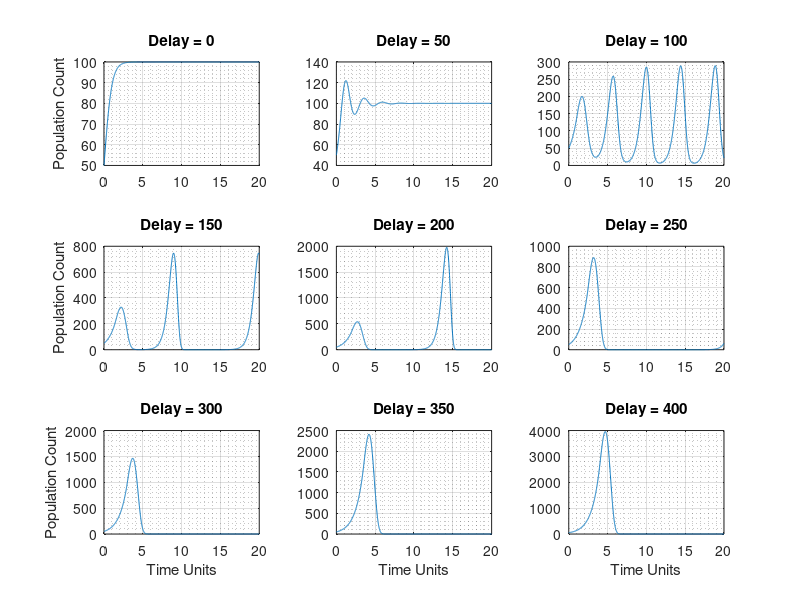
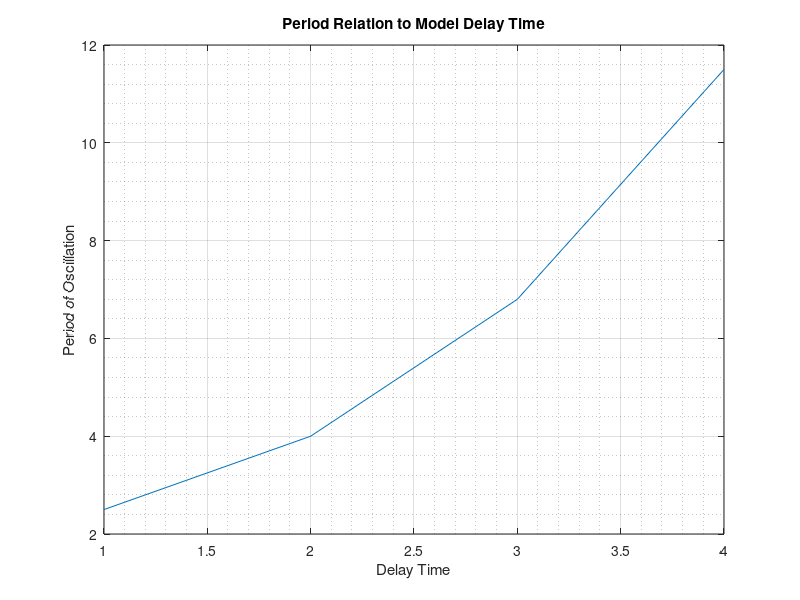
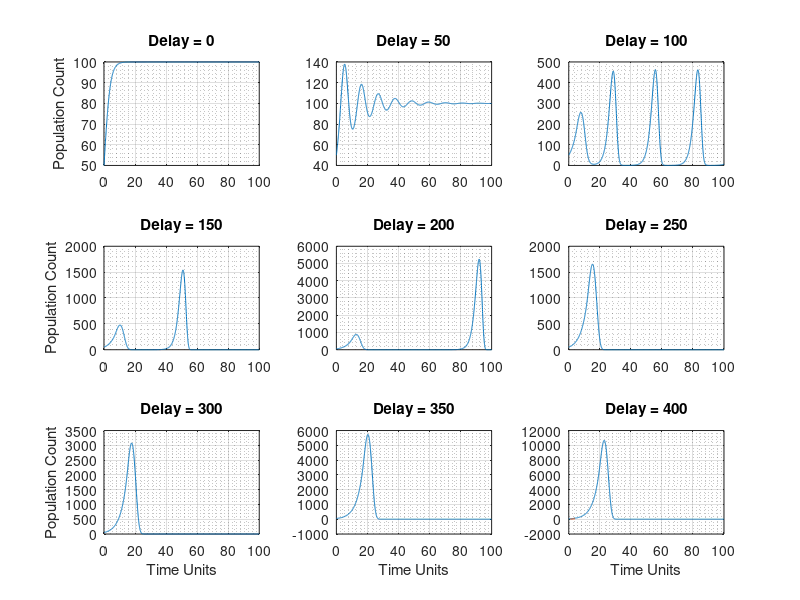
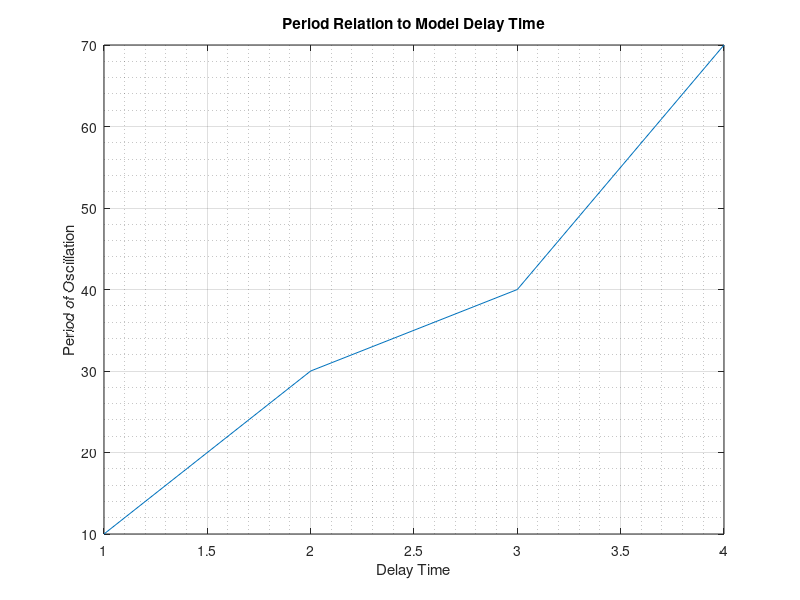

Here is the MATLAB script that generated these plots, in order: (Note: this script raises an error after producing the figures.)
%% MXB 261 Assignment 2 %%
% Part 1 Script
% Matt Sampson

%% Part 1 a) %%
% Defining Parameters

K = 100;
x0 = 50;
r = 2;
h = 0.01;
steps = 2000;
s = linspace(0,400,9);


%% Testing model with a for loop %%


x = zeros(length(s),steps);
x(:,1) = 50;

for j = 1:length(s)
    for i = 1:steps
        if i-s(j) < 1
            x(j,i+1) = x(j,i)*(1 + h*r - (h*r*x(j,1))/K); % Ghost Points
        else
            x(j,i+1) = x(j,i)*(1 + h*r - (h*r*x(j,i-s(j)))/K);
        end
    end
end

% Defining timescale for x-axis

Times = linspace(0,h*steps,steps +1);

figure;
for m = 1:length(s)    
    subplot(3,3,m)
    plot(Times,x(m,:))
    hold on
    grid on
    grid minor
    title(['Delay = ', num2str(s(m))])
    if (mod(m,3)) == 1
        ylabel('Population Count')
    end
    if m > 6
        xlabel('Time Units')
    end
end

%% Oberved Plots of Period Delays %%

Delays = [2.5,4,6.8,11.5];
figure();
plot(Delays)
hold on
grid on
grid minor
xlabel('Delay Time')
ylabel('Period of Oscillation')
title('Period Relation to Model Delay Time')

%% Repeating new r and new h %%

r = 1/2;
h = 0.05;

x = zeros(length(s),steps);
x(:,1) = 50;

for j = 1:length(s)
    for i = 1:steps
        if i-s(j) < 1
            x(j,i+1) = x(j,i)*(1 + h*r - (h*r*x(j,1))/K); % Ghost Points
        else
            x(j,i+1) = x(j,i)*(1 + h*r - (h*r*x(j,i-s(j)))/K);
        end
    end
end

% Defining Time-x-axis for new step size
Times = linspace(0,h*steps,steps+1);

figure;
for m = 1:length(s)    
    subplot(3,3,m)
    plot(Times,x(m,:))
    hold on
    grid on
    grid minor
    title(['Delay = ', num2str(s(m))])
    if (mod(m,3)) == 1
        ylabel('Population Count')
    end
    if m > 6
        xlabel('Time Units')
    end
end

%% Oberved Plots of Period Delays %%

Delays = [10,30,40,70];
plot(Delays)
figure();
plot(Delays)
hold on
grid on
grid minor
xlabel('Delay Time')
ylabel('Period of Oscillation')
title('Period Relation to Model Delay Time')


%% Part 1 b) %%
% 2D Representation
% Parasite model function used

% Defining Parameters
k1 = 1;
k2 = 2;
k3 = 2; %linspace(0,50,10);
k4 = 4;
k5 = 3;
T = 20;
tspan = [0,T];
X_1_0 = 1;
X_2_0 = 1;
y0 = [X_1_0, X_2_0];

% Calling ODE45 to solve parasite function


f = @(t,y) Parasite(t,y,k1,k2,k3,k4,k5);
[t,y] = ode45(f,tspan,y0);
figure()
hold on
plot(t,y);
legend("Pred (Parasite)","Prey")

%% Parameter Sweep %%

n = 201;
k3 = linspace(0,50,n);
Tol = 1e-2;
Parms_Para = zeros(1,n);
Parms_Prey = zeros(1,n);

for i = 1:n
    f = @(t,y) Parasite(t,y,k1,k2,k3(i),k4,k5);
    [t,y] = ode45(f,tspan,y0);
    if ((y(end,1) < Tol) && (y(end,1) > 0) && (y(end,2) > 0)) % Stores succesfull paramters for Para => 0
        Parms_Para(i) = k3(i);
    end
    if ((abs(y(end,2) - 2) < Tol) && (y(end,1) > 0))  % Stores succesfull paramters for Prey => 2
      Parms_Prey(i) = k3(i);  
    end
end

%% Plotting Successful Parameters k3 %%

Parms_Para = Parms_Para(Parms_Para ~= 0); % Getting rid of the zero's
Parms_Prey = Parms_Prey(Parms_Prey ~= 0); 

Min_Para_Die = min(Parms_Para);
Max_Para_Die = max(Parms_Para);
Min_Prey_2 = min(Parms_Prey);
Max_Prey_2 = max(Parms_Prey);

figure;
subplot(1,2,1)
boxplot(Parms_Para','Labels',{'Parasites ==> 0'})
title('Parameter Sweep Parasite Model')
xlabel('System Dynamics')
ylabel('Value of k3')
subplot(1,2,2)
boxplot(Parms_Prey','Labels',{'Prey ==> 2'})
title('Parameter Sweep Parasite Model')
xlabel('System Dynamics')
ylabel('Value of k3')

%% Plot style 2 %% 

y1 = ones(length(Parms_Para));
y2 = ones(length(Parms_Prey));
%%%
figure;
subplot(1,2,1)
plot(Parms_Para',y1,'b*','LineWidth',2)
set(gca,'YTickLabel',[]);
title('Parameter Sweep Parasite Model')
ylabel('System Dynamics Parasites ==> 0')
xlabel('Value of k3')
grid on 
grid minor
subplot(1,2,2)
plot(Parms_Prey',y2,'r*','LineWidth',2)
set(gca,'YTickLabel',[]);
title('Parameter Sweep Parasite Model')
ylabel('System Dynamics Prey ==> 2')
xlabel('Value of k3')
grid on
grid minor

%% Plot Style 3 k3 Sweep

figure();
plot(Parms_Para',y1,'.','MarkerSize',12)
hold on
plot(Parms_Prey',y2,'r.', 'MarkerSize',12)
legend('Parasites ==> 0','Prey ==> 2','Location','northeast')
xlabel('Value of k3')
grid on
grid minor
ax = gca;
ax.FontSize = 12;
set(gca,'YTickLabel',[]);
title({'System Dynamics with varying k3 values';'Fixed k1 = 1 ,k2 = 2,k4 = 4 ,k5 = 3'})
txt = {'Range for Prey ==> 2';'[8,50]'};
text(25,1.2,txt,'FontSize',12)
txt2 = {'Range for Para ==> 0';'[0.25,7.25]'};
text(0.5,1.2,txt2,'FontSize',12)

%% Part 1 c) %%
% Paired parameter sweep k3 and k4

% Defining sweep variables

n = 150;
k3 = linspace(0,50,n);
k4 = linspace(0,50,n);
Parms_Para_c = [0,0];  % Storing succesful parameters in an array
Parms_Prey_c = [0,0];


for j = 1:n
    for i = 1:n
        f = @(t,y) Parasite(t,y,k1,k2,k3(i),k4(j),k5);
        [t,y] = ode45(f,tspan,y0);
        if ((y(end,1) < Tol)&& (y(end,1) > 0) && (y(end,2) > 0)) % Stores succesfull paramters for Para => 0
            Parms_Para_c(end+1,1) = k3(i);
            Parms_Para_c(end,2) = k4(j);
        end
        if ((abs(y(end,2) - 2) < Tol) && (y(end,1) > 0))  % Stores succesfull paramters for Prey => 2
            Parms_Prey_c(end+1,1) = k3(i);
            Parms_Prey_c(end,2) = k4(j);
            
        end
    end
end

%% The Plotting %%


x = linspace(0,50,200);  % For Plotting (x = 1.9y) curve

figure;
subplot(1,2,1)
scatter(Parms_Para_c(:,1),Parms_Para_c(:,2))
hold on
plot(1.9*x,x,'LineWidth',2)
xlim([0,50])
grid on
grid minor
title('Parasite ==> 0','FontSize',16)
xlabel('k3','FontSize',16)
ylabel('k4','FontSize',16)
legend('Successfull Parameter Pairs','1.9y = x','FontSize',14,'Location','southeast')
subplot(1,2,2)
scatter(Parms_Prey_c(:,1),Parms_Prey_c(:,2))
hold on
plot(1.9*x,x,'LineWidth',2)
xlim([0,50])
grid on
grid minor
title('Prey ==> 2','FontSize',16)
xlabel('k3','FontSize',16)
ylabel('k4','FontSize',16)
legend('Successfull Parameter Pairs','1.9y = x','FontSize',14,'Location','northwest')


%% Plot Take 2 %%

figure;
scatter(Parms_Para_c(:,1),Parms_Para_c(:,2))
hold on
scatter(Parms_Prey_c(:,1),Parms_Prey_c(:,2))
plot(1.9*x,x,'g-','LineWidth',2)
xlim([0,50])
grid on
grid minor
title('System Dynamics','FontSize',16)
xlabel('k3','FontSize',16)
ylabel('k4','FontSize',16)
legend('Parasite ==> Tol','Prey ==> 2','1.9y = x','FontSize',16)


%% Part 1 d) %%
% Paired parameter sweep k4 and k5

% Defining sweep variables

n = 150;
k3 = 10;
k4 = linspace(0,50,n);
k5 = linspace(0,50,n);
Parms_Para_d = [0 0];
Parms_Prey_d = [0 0];


for j = 1:n
    for i = 1:n
        f = @(t,y) Parasite(t,y,k1,k2,k3,k4(i),k5(j));
        [t,y] = ode45(f,tspan,y0);
        if ((y(end,1) < Tol)&& (y(end,1) > 0) && (y(end,2) > 0)) % Stores succesfull paramters for Para => 0
            Parms_Para_d(end+1,1) = k4(i);
            Parms_Para_d(end,2) = k5(j);
        end
        if ((abs(y(end,2) - 2) < Tol) && (y(end,1) > 0))  % Stores succesfull paramters for Prey => 2
            Parms_Prey_d(end+1,1) = k4(i);
            Parms_Prey_d(end,2) = k5(j);
            
        end
    end
end


%% The Plotting for d) %%

figure;
subplot(1,2,1)
scatter(Parms_Para_d(:,1),Parms_Para_d(:,2))
hold on
grid on
grid minor
title('Parasite ==> 0')
xlabel('k4')
ylabel('k5')
subplot(1,2,2)
scatter(Parms_Prey_d(:,1),Parms_Prey_d(:,2))
hold on
xlim([0,50])
grid on
grid minor
title('Prey ==> 2')
xlabel('k4')
ylabel('k5')

%% Plot Type 2 %%

figure;
scatter(Parms_Para_d(:,1),Parms_Para_d(:,2),'gs')
hold on
scatter(Parms_Prey_d(:,1),Parms_Prey_d(:,2),'bo')
grid on
grid minor
xline(5.2,'r','LineWidth',2)
title('System Dynamics k4 and k4 Sweep','FontSize',16)
xlabel('k4','FontSize',16)
ylabel('k5','FontSize',16)
legend('Parasite ==> Tol','Prey ==> 2','x = 5.2','FontSize',16)













